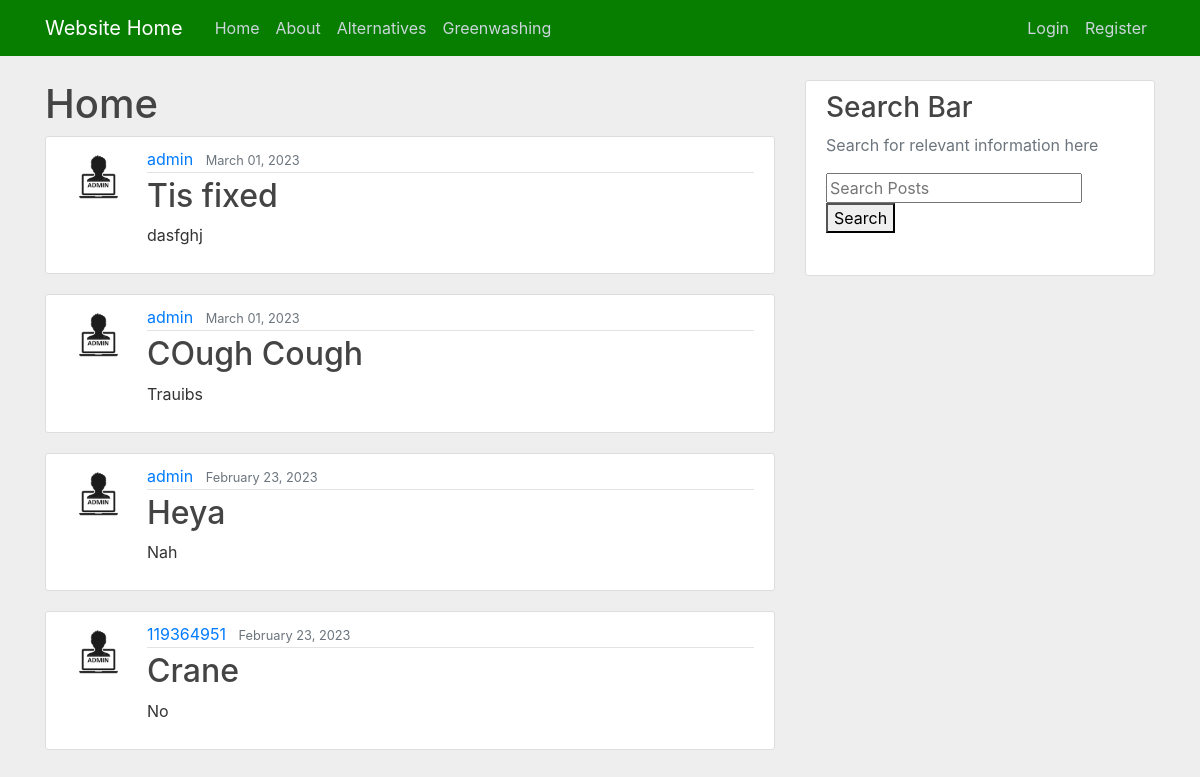
The app's page /, older data.
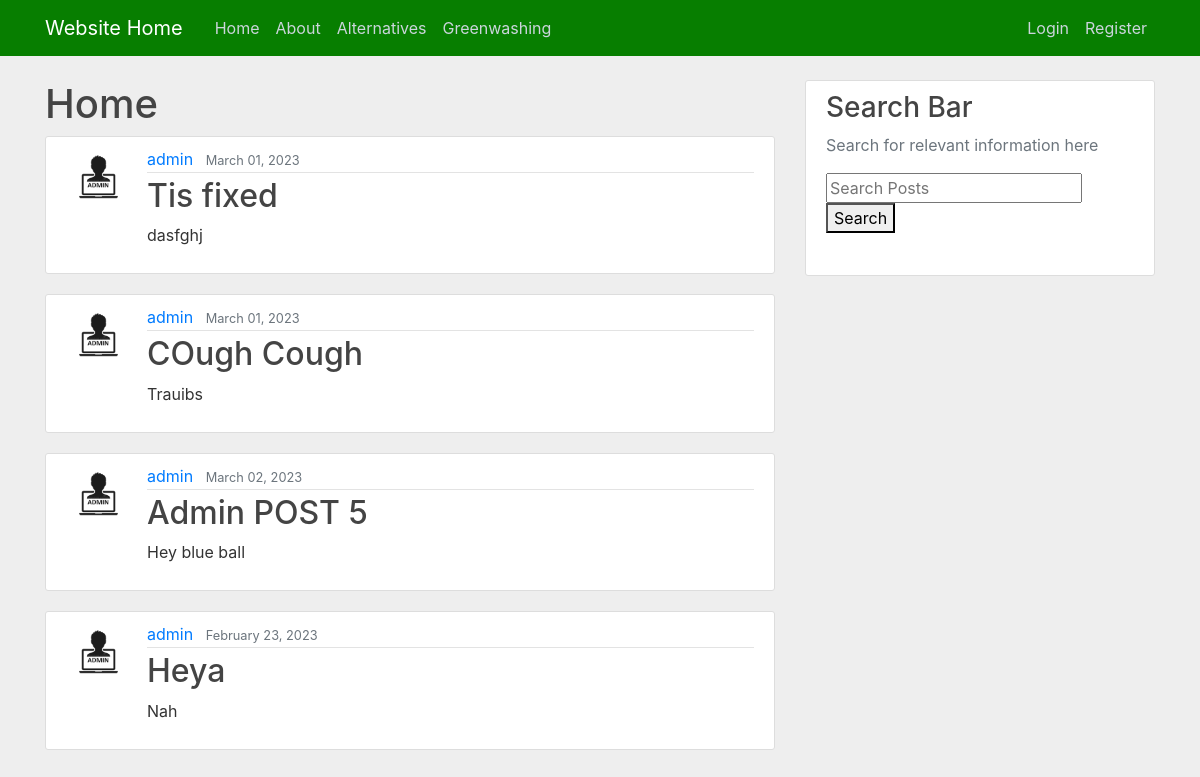
The same page, newer data.
### website/models.py (models this page shows)
class Posts(models.Model):
    title = models.CharField(max_length=100)
    content = models.TextField()
    date_posted = models.DateTimeField(default=timezone.now)
    author = models.ForeignKey(User, on_delete=models.CASCADE)

class GreenPosts(models.Model):
    title = models.CharField(max_length=100)
    content = models.TextField()
    date_posted = models.DateTimeField(default=timezone.now)
    author = models.ForeignKey(User, on_delete=models.CASCADE)

### users/models.py (models this page shows, shortened)
class Profile(models.Model):
    user = models.OneToOneField(User, on_delete=models.CASCADE)
    image = models.ImageField(default='default.jpg', upload_to='profile_pics')

### website/views.py (the view)
# urls.py: 2. Add a URL to urlpatterns:  path('', views.home, name='home')
def home(request):
    posts = Posts.objects.filter().order_by('-date_posted')[:2]
    greenposts = GreenPosts.objects.filter().order_by('-date_posted')[:2]
    context = {
        'greenposts' : greenposts,
        'posts': posts
    }
    return render(request, 'website/home.html', context,)

### website/templates/website/home.html
{% extends "website/base.html" %}
{% block content %}
<h1>Home</h1>
    {% for posts in posts %}
    <article class="media content-section">
       <img class="rounded-circle article-img" src="{{ posts.author.profile.image.url }}">
    <div class="media-body">
        <div class="article-metadata">
        <a class="mr-2" href="{% url 'user-posts' posts.author.username %}">{{ posts.author }}</a>
        <small class="text-muted">{{ posts.date_posted|date:"F d, Y" }}</small>
        </div>
        <h2><a class="article-title" href="{% url 'post-detail' posts.id %}">{{ posts.title }}</a></h2>
        <p class="article-content">{{ posts.content }}</p>
    </div>
    </article>
    {% endfor %}
    {% for greenposts in greenposts %}
    <article class="media content-section">
      <img class="rounded-circle article-img" src="{{ greenposts.author.profile.image.url }}">
    <div class="media-body">
        <div class="article-metadata">
        <a class="mr-2" href="{% url 'greenuser-posts' greenposts.author.username %}">{{ greenposts.author }}</a>
        <small class="text-muted">{{ greenposts.date_posted|date:"F d, Y" }}</small>
        </div>
        <h2><a class="article-title" href="{% url 'greenpost-detail' greenposts.id %}">{{ greenposts.title }}</a></h2>
        <p class="article-content">{{ greenposts.content }}</p>
    </div>
    </article>
    {% endfor %}
{% endblock content %}

### website/templates/website/base.html (shortened to what this page needs)
{% load static %}
<html>
<head>
    <link rel="stylesheet" href="https://cdn.jsdelivr.net/npm/bootstrap@4.0.0/dist/css/bootstrap.min.css">
    <link rel="stylesheet" type="text/css" href="{% static 'website/main.css' %}" >
</head>
<body>
<header class="site-header">
  <nav class="navbar navbar-expand-md navbar-dark bg-steel fixed-top">
    <div class="container">
      <a class="navbar-brand mr-4" href="{% url 'website-home' %}">Website Home</a>
      <div class="collapse navbar-collapse" id="navbarToggle">
        <div class="navbar-nav mr-auto">
          <a class="nav-item nav-link" href="{% url 'website-home' %}">Home</a>
          <a class="nav-item nav-link" href="{% url 'website-about' %}">About</a>
            <a class="nav-item nav-link" href="{% url 'website-alternatives' %}">Alternatives</a>
            <a class="nav-item nav-link" href="{% url 'website-greenwashing' %}">Greenwashing</a>
        </div>
        <div class="navbar-nav">
            {% if user.is_authenticated %}
             <a class="nav-item nav-link" href="{% url 'post-create' %}">New Post</a>
             <a class="nav-item nav-link" href="{% url 'profile' %}">Profile</a>
             <a class="nav-item nav-link" href="{% url 'logout' %}">Logout</a>
            {% else %}
             <a class="nav-item nav-link" href="{% url 'login' %}">Login</a>
             <a class="nav-item nav-link" href="{% url 'register' %}">Register</a>
            {% endif %}
        </div>
      </div>
    </div>
  </nav>
</header>
<main role="main" class="container">
  <div class="row">
    <div class="col-md-8">
      {% block content %}{% endblock %}
    </div>
    <div class="col-md-4">
      <div class="content-section">
        <h3>Search Bar</h3>
        <p class='text-muted'>Search for relevant information here
          <ul class="list-group">
                <form  action="{% url 'search-posts' %}" method="get">
                <input type="text" name="q" placeholder="Search Posts">
                 <button type="submit" >Search</button>
              </form>
          </ul>
        </p>
      </div>
    </div>
  </div>
</main>
</body>
</html>

### website/static/website/main.css (style rules this page uses)
body { background: #eeeeee; color: #333333; margin-top: 5rem; }
h1, h2, h3, h4, h5, h6 { color: #444444; }
ul { margin: 0; }
.bg-steel { background-color: #077E00; }
.site-header .navbar-nav .nav-link { color: #cbd5db; }
.content-section { background: #ffffff; padding: 10px 20px; border: 1px solid #dddddd; border-radius: 3px; margin-bottom: 20px; }
.article-title { color: #444444; }
.article-content { white-space: pre-line; }
.article-img { height: 65px; width: 65px; margin-right: 16px; }
.article-metadata { padding-bottom: 1px; margin-bottom: 4px; border-bottom: 1px solid #e3e3e3 }

Row changes from the older to the newer data that the page shows:
no longer on this page (row unchanged): GreenPosts: author.profile.image (picture), author "119364951", date_posted "February 23, 2023", title "Crane", content "No"
added GreenPosts: author.profile.image (picture), author "admin", date_posted "March 02, 2023", title "Admin POST 5", content "Hey blue ball"
